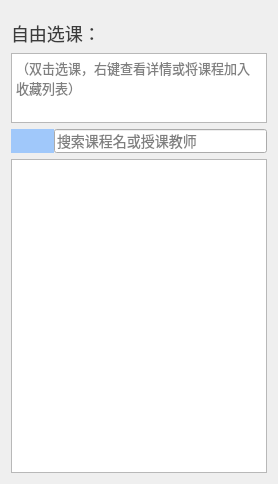
      <widget class="QWidget" name="tab_2">
       <property name="sizePolicy">
        <sizepolicy hsizetype="Expanding" vsizetype="Expanding">
         <horstretch>0</horstretch>
         <verstretch>0</verstretch>
        </sizepolicy>
       </property>
       <attribute name="title">
        <string>自定义</string>
       </attribute>
       <layout class="QVBoxLayout" name="verticalLayout_9">
        <property name="topMargin">
         <number>20</number>
        </property>
        <item>
         <widget class="QLabel" name="label_16">
          <property name="styleSheet">
           <string notr="true">color:rgb(60, 60, 60);
    font-size: 18px; /* 设置字体大小 */</string>
          </property>
          <property name="text">
           <string>自由选课：</string>
          </property>
         </widget>
        </item>
        <item>
         <layout class="QVBoxLayout" name="verticalLayout_8" stretch="1,0,20">
          <item>
           <widget class="QTextBrowser" name="textBrowser_5">
            <property name="styleSheet">
             <string notr="true">color:grey;</string>
            </property>
            <property name="html">
             <string>&lt;!DOCTYPE HTML PUBLIC &quot;-//W3C//DTD HTML 4.0//EN&quot; &quot;http://www.w3.org/TR/REC-html40/strict.dtd&quot;&gt;
&lt;html&gt;&lt;head&gt;&lt;meta name=&quot;qrichtext&quot; content=&quot;1&quot; /&gt;&lt;meta charset=&quot;utf-8&quot; /&gt;&lt;style type=&quot;text/css&quot;&gt;
p, li { white-space: pre-wrap; }
hr { height: 1px; border-width: 0; }
li.unchecked::marker { content: &quot;\2610&quot;; }
li.checked::marker { content: &quot;\2612&quot;; }
&lt;/style&gt;&lt;/head&gt;&lt;body style=&quot; font-family:'Microsoft YaHei UI'; font-size:9pt; font-weight:400; font-style:normal;&quot;&gt;
&lt;p style=&quot; margin-top:0px; margin-bottom:0px; margin-left:0px; margin-right:0px; -qt-block-indent:0; text-indent:0px;&quot;&gt;&lt;span style=&quot; font-size:10pt;&quot;&gt;（双击选课，右键查看详情或将课程加入收藏列表）&lt;/span&gt;&lt;/p&gt;&lt;/body&gt;&lt;/html&gt;</string>
            </property>
           </widget>
          </item>
          <item>
           <layout class="QHBoxLayout" name="horizontalLayout_25">
            <property name="spacing">
             <number>0</number>
            </property>
            <item>
             <widget class="QPushButton" name="pushButton_5">
              <property name="sizePolicy">
               <sizepolicy hsizetype="Minimum" vsizetype="Minimum">
                <horstretch>0</horstretch>
                <verstretch>0</verstretch>
               </sizepolicy>
              </property>
              <property name="styleSheet">
               <string notr="true">QPushButton {
    background-color: rgb(160, 200, 250); /* 设置背景颜色 */
    color: white; /* 设置文字颜色 */
    font-size: 16px; /* 设置字体大小 */
    border: none; /* 去掉边框 */
}
QPushButton:hover {
    background-color: rgb(160, 200, 250); /* 鼠标悬停时的背景颜色 */
}</string>
              </property>
              <property name="text">
               <string/>
              </property>
              <property name="icon">
               <iconset theme="zoom-original"/>
              </property>
             </widget>
            </item>
            <item>
             <widget class="QLineEdit" name="search_bar">
              <property name="styleSheet">
               <string notr="true">font-size:14px;</string>
              </property>
              <property name="placeholderText">
               <string>搜索课程名或授课教师</string>
              </property>
             </widget>
            </item>
           </layout>
          </item>
          <item>
           <widget class="QTreeWidget" name="search_tree">
            <property name="contextMenuPolicy">
             <enum>Qt::ContextMenuPolicy::CustomContextMenu</enum>
            </property>
            <property name="styleSheet">
             <string notr="true">color:rgb(70, 70, 70);
font-size:14px;</string>
            </property>
            <property name="selectionMode">
             <enum>QAbstractItemView::SelectionMode::MultiSelection</enum>
            </property>
            <property name="headerHidden">
             <bool>true</bool>
            </property>
            <column>
             <property name="text">
              <string notr="true">1</string>
             </property>
            </column>
           </widget>
          </item>
         </layout>
        </item>
       </layout>
      </widget>
